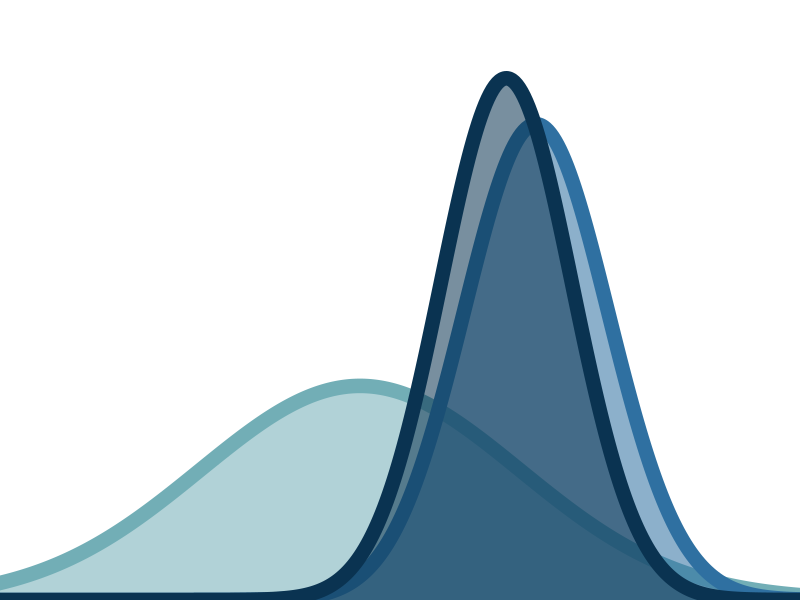

Reproduce this figure in R.
# Generează images/favicon.png: prior, verosimilitate și posterior în culorile Hokusai2.
# Rulează din folderul Blog cu: Rscript _favicon.R
x <- seq(-5.5, 6.5, length.out = 400)
prior_sd <- 2; lik_mu <- 2.2; lik_sd <- 0.9
post_var <- 1 / (1 / prior_sd^2 + 1 / lik_sd^2)
post_mu  <- post_var * (lik_mu / lik_sd^2)
d <- list(dnorm(x, 0, prior_sd), dnorm(x, lik_mu, lik_sd), dnorm(x, post_mu, sqrt(post_var)))
col <- c("#72aeb6", "#2f70a1", "#0a3351")

png("images/favicon.png", width = 256, height = 256, bg = "transparent", type = "quartz")
par(mar = c(0, 0, 0, 0))
plot(NA, xlim = c(-4.5, 5.5), ylim = c(0, max(unlist(d)) * 1.15), axes = FALSE, xaxs = "i", yaxs = "i")
for (i in 1:3) {
  polygon(c(x, rev(x)), c(d[[i]], rep(0, length(x))), col = adjustcolor(col[i], .55), border = NA)
  lines(x, d[[i]], col = col[i], lwd = 14)
}
dev.off()
